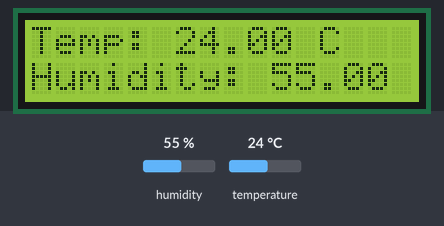
The sketch below on a simulated Arduino Uno, built with avr-gcc and run on an emulated ATmega328P. On the bench: 16×2 character LCD. Inputs (shaded band) come from the test bench; at power-on: humidity 55 %, temperature 24 °C.

Above: at 3.2 s.
3.3 s: humidity set to 22 %
At 5.8 s:
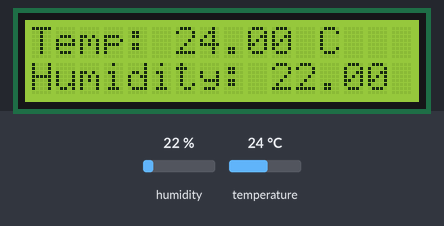
6.2 s: temperature set to 12 °C
At 7.5 s:
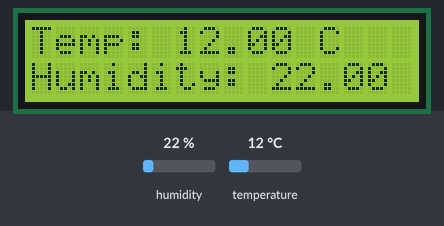
9.1 s: humidity set to 40 %
At 11.1 s:
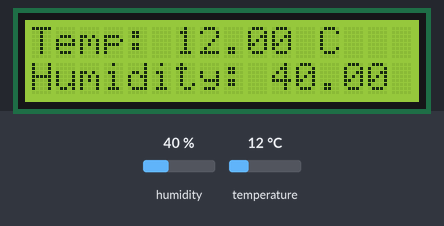
12.3 s: temperature set to 19 °C
At 14.1 s:
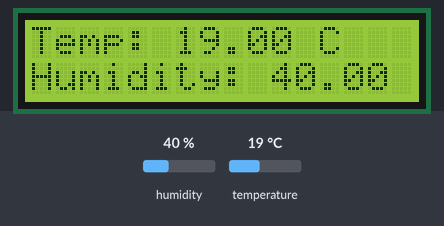
Timing chart, 0 to 15.6 s (numbered marks = the images above; inputs shaded):
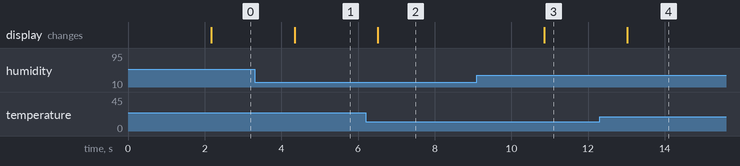

Measured:
- after the input at 3.3 s, the display: changes after 1.0 s (image 1)
- after the input at 6.2 s, the display: changes after 0.32 s (image 2)
- after the input at 9.1 s, the display: changes after 1.8 s (image 3)
- after the input at 12.3 s, the display: changes after 0.73 s (image 4)

The sketch:

R56._Arduino_Weather_Monitoring_App.ino
```cpp
/*
Components used:
- Arduino Board
- DHT11 Temperature and Humidity Sensor
- LCD Display (16x2 with I2C)
- Bluetooth HC05 Module
- Sensor Shield
*/

#include <DHT.h>
#include <LiquidCrystal_I2C.h>
#include <SoftwareSerial.h>

// Pin configuration
#define DHTPIN 2          // Pin for DHT11 sensor
#define DHTTYPE DHT11     // DHT11 sensor type

DHT dht(DHTPIN, DHTTYPE);  // Initialize DHT sensor

// Initialize the LCD
LiquidCrystal_I2C lcd(0x27, 16, 2);  // Set LCD I2C address and size

// Bluetooth HC05 communication
SoftwareSerial BTSerial(10, 11);  // RX, TX pins for Bluetooth communication

void setup() {
  lcd.begin();            // Initialize the LCD
  lcd.backlight();        // Turn on the LCD backlight
  dht.begin();            // Start DHT11 sensor
  BTSerial.begin(9600);   // Start Bluetooth serial communication

  lcd.setCursor(0, 0);    // Set cursor to the first row, first column
  lcd.print("Weather Station");
  delay(2000);            // Display message for 2 seconds
}

void loop() {
  float temperature = dht.readTemperature();  // Read temperature in Celsius
  float humidity = dht.readHumidity();        // Read humidity

  if (isnan(temperature) || isnan(humidity)) {
    lcd.clear();
    lcd.setCursor(0, 0);
    lcd.print("Sensor Error");
    return;
  }

  // Send data to Bluetooth app
  BTSerial.print("Temperature: ");
  BTSerial.print(temperature);
  BTSerial.print(" C");
  BTSerial.print("\nHumidity: ");
  BTSerial.print(humidity);
  BTSerial.print(" %");

  // Display on LCD
  lcd.clear();
  lcd.setCursor(0, 0);
  lcd.print("Temp: ");
  lcd.print(temperature);
  lcd.print(" C");

  lcd.setCursor(0, 1);
  lcd.print("Humidity: ");
  lcd.print(humidity);
  lcd.print(" %");

  delay(1000);  // Update readings every 1 seconds
}
```
